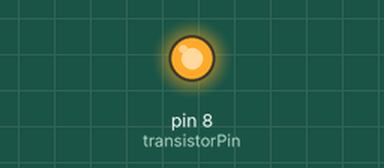
A sketch run on a simulated Arduino Uno, built with avr-gcc and run on an emulated ATmega328P. On the bench: output pins drawn as LEDs (lit = HIGH). What the sketch prints to the serial monitor is not drawn.

Above: at 0.1 s.
Timing chart, 0 to 1.6 s (numbered marks = the images above):
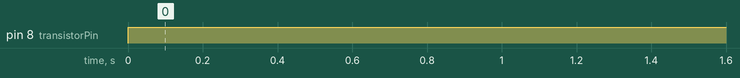

Measured:
- by itself, pin 8 (transistorPin): LOW → HIGH at 0.00 s

The sketch:

temp_humidity_team.ino
```cpp
void setup() {
  // put your setup code here, to run once:

  // defines heating pad pin
  int transistorPin = 8;

  // Set to 115200 baud to match serial monitor
  Serial.begin(115200);

  // sets up heating pad
  pinMode(transistorPin, OUTPUT);

}

void loop() {
  // put your main code here, to run repeatedly:

  // call temperature and humidity sensing function
  TempHumidity();

}

void TempHumidity() {

  //include DHT22 libraries
  #include <dht.h>
  #define DHT22_DATA_PIN 2
  dht DHT;

  // Defines pin location of the heating pad
  int transistorPin = 8;

  // Turns on heating pad
  digitalWrite(transistorPin, HIGH);

  //Print the temperature and humidity
  Serial.print("DHT22:\t");
  Serial.print(DHT.humidity, 1);
  Serial.print(" (RH%) ");
  Serial.print(DHT.temperature, 1);
  Serial.println(" (deg C)");

  // Print new line
  Serial.print("\n");

  // DHT 22 needs 2 sec minimum between sampling
  delay(2000);

}
```
